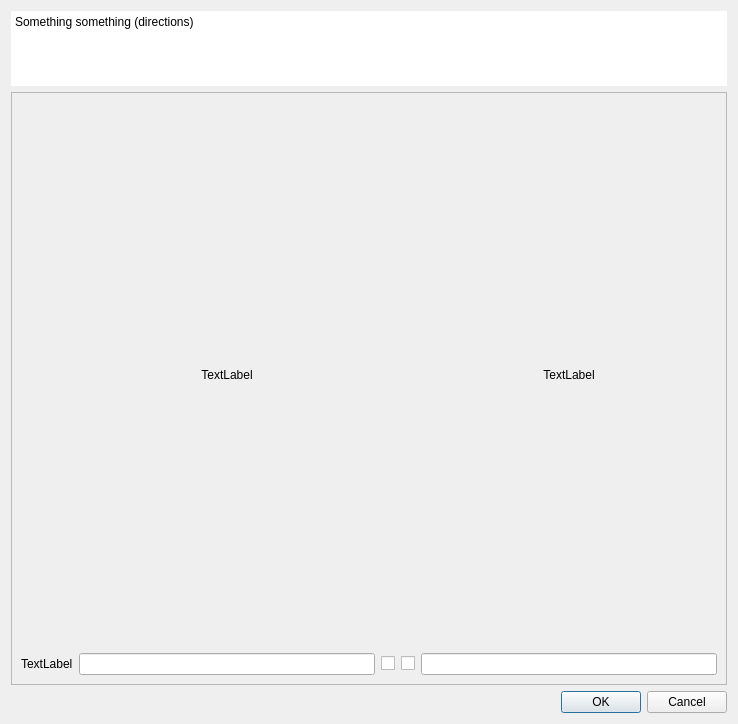
<?xml version="1.0" encoding="UTF-8"?>
<ui version="4.0">
 <class>Dialog</class>
 <widget class="QDialog" name="Dialog">
  <property name="geometry">
   <rect>
    <x>0</x>
    <y>0</y>
    <width>738</width>
    <height>724</height>
   </rect>
  </property>
  <property name="windowTitle">
   <string>Dialog</string>
  </property>
  <layout class="QVBoxLayout" name="verticalLayout">
   <item>
    <widget class="QPlainTextEdit" name="plainTextEdit">
     <property name="maximumSize">
      <size>
       <width>16777215</width>
       <height>75</height>
      </size>
     </property>
     <property name="acceptDrops">
      <bool>false</bool>
     </property>
     <property name="frameShape">
      <enum>QFrame::NoFrame</enum>
     </property>
     <property name="readOnly">
      <bool>true</bool>
     </property>
     <property name="plainText">
      <string>Something something (directions)</string>
     </property>
     <property name="backgroundVisible">
      <bool>false</bool>
     </property>
    </widget>
   </item>
   <item>
    <widget class="QScrollArea" name="scrollArea">
     <property name="sizePolicy">
      <sizepolicy hsizetype="Expanding" vsizetype="Expanding">
       <horstretch>0</horstretch>
       <verstretch>1</verstretch>
      </sizepolicy>
     </property>
     <property name="widgetResizable">
      <bool>true</bool>
     </property>
     <widget class="QWidget" name="scrollAreaWidgetContents">
      <property name="geometry">
       <rect>
        <x>0</x>
        <y>0</y>
        <width>700</width>
        <height>541</height>
       </rect>
      </property>
      <layout class="QGridLayout" name="gridLayout">
       <item row="0" column="4">
        <widget class="QLabel" name="label_RightTitle">
         <property name="layoutDirection">
          <enum>Qt::LeftToRight</enum>
         </property>
         <property name="text">
          <string>TextLabel</string>
         </property>
         <property name="alignment">
          <set>Qt::AlignCenter</set>
         </property>
        </widget>
       </item>
       <item row="0" column="1">
        <widget class="QLabel" name="label_LeftTitle">
         <property name="text">
          <string>TextLabel</string>
         </property>
         <property name="alignment">
          <set>Qt::AlignCenter</set>
         </property>
        </widget>
       </item>
       <item row="1" column="2">
        <widget class="QCheckBox" name="checkBox">
         <property name="text">
          <string/>
         </property>
         <attribute name="buttonGroup">
          <string notr="true">buttonGroup_2</string>
         </attribute>
        </widget>
       </item>
       <item row="1" column="0">
        <widget class="QLabel" name="label_Field">
         <property name="text">
          <string>TextLabel</string>
         </property>
        </widget>
       </item>
       <item row="1" column="1">
        <widget class="QLineEdit" name="lineEdit_Left"/>
       </item>
       <item row="1" column="3">
        <widget class="QCheckBox" name="checkBox_2">
         <property name="layoutDirection">
          <enum>Qt::RightToLeft</enum>
         </property>
         <property name="text">
          <string/>
         </property>
         <attribute name="buttonGroup">
          <string notr="true">buttonGroup_2</string>
         </attribute>
        </widget>
       </item>
       <item row="1" column="4">
        <widget class="QLineEdit" name="lineEdit_Right"/>
       </item>
      </layout>
     </widget>
    </widget>
   </item>
   <item>
    <widget class="QDialogButtonBox" name="buttonBox">
     <property name="orientation">
      <enum>Qt::Horizontal</enum>
     </property>
     <property name="standardButtons">
      <set>QDialogButtonBox::Cancel|QDialogButtonBox::Ok</set>
     </property>
    </widget>
   </item>
  </layout>
 </widget>
 <resources/>
 <connections>
  <connection>
   <sender>buttonBox</sender>
   <signal>accepted()</signal>
   <receiver>Dialog</receiver>
   <slot>accept()</slot>
   <hints>
    <hint type="sourcelabel">
     <x>248</x>
     <y>254</y>
    </hint>
    <hint type="destinationlabel">
     <x>157</x>
     <y>274</y>
    </hint>
   </hints>
  </connection>
  <connection>
   <sender>buttonBox</sender>
   <signal>rejected()</signal>
   <receiver>Dialog</receiver>
   <slot>reject()</slot>
   <hints>
    <hint type="sourcelabel">
     <x>316</x>
     <y>260</y>
    </hint>
    <hint type="destinationlabel">
     <x>286</x>
     <y>274</y>
    </hint>
   </hints>
  </connection>
 </connections>
 <buttongroups>
  <buttongroup name="buttonGroup"/>
  <buttongroup name="buttonGroup_2"/>
 </buttongroups>
</ui>
